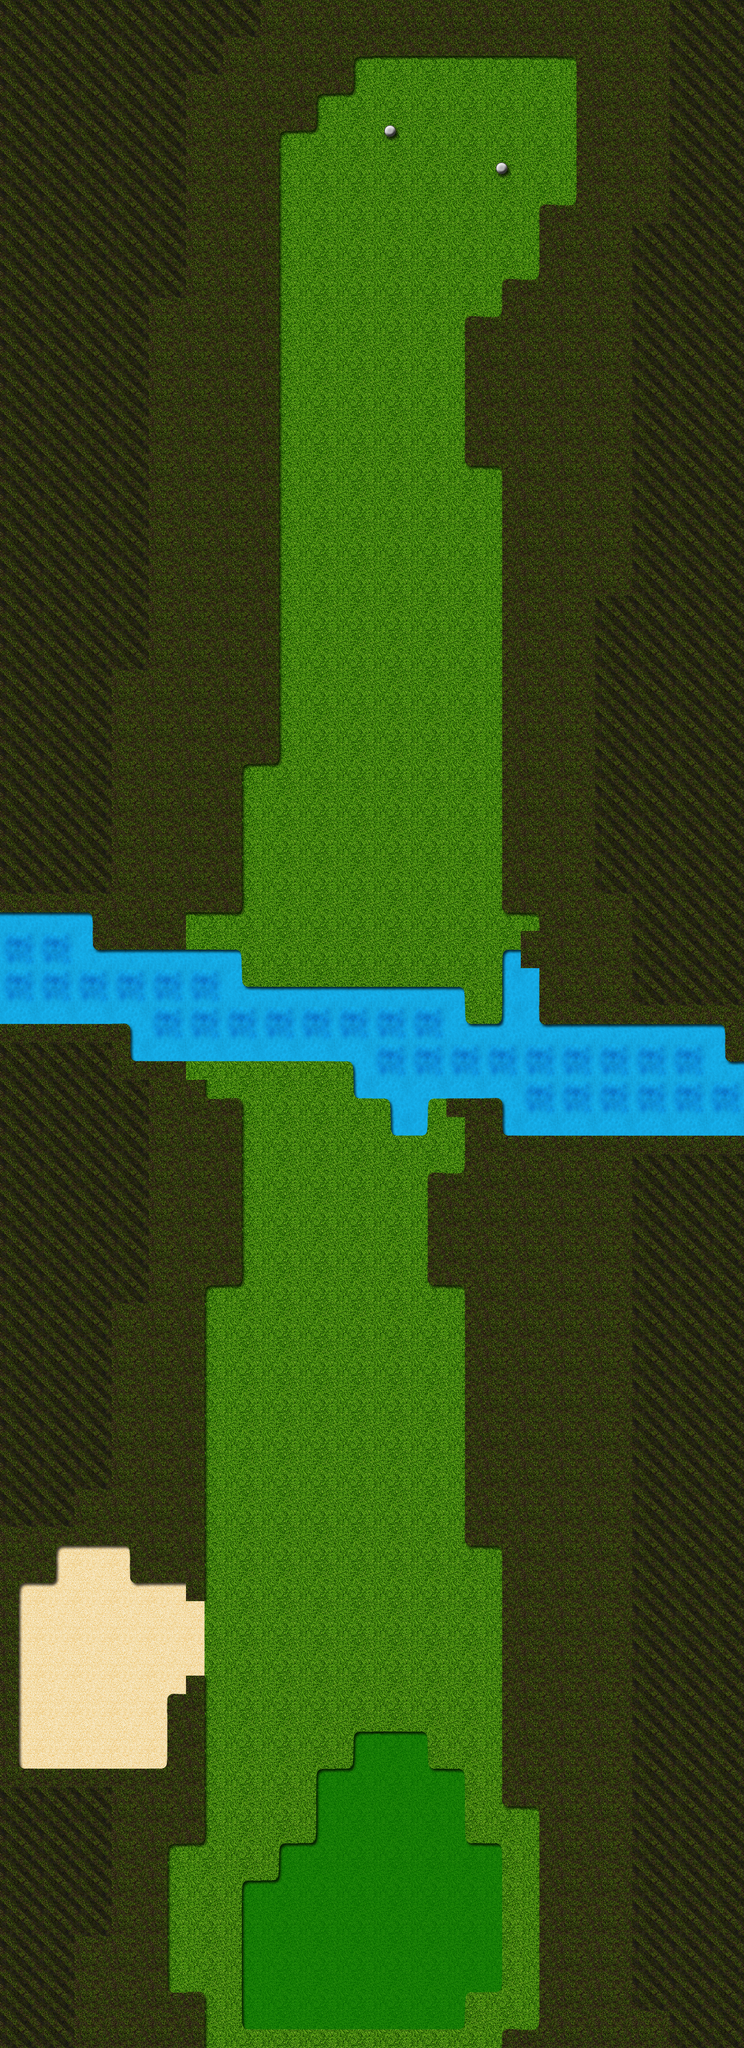

A level layout from a 2D game, rendered from its tile map. Below: a short description, then the map file with tile-grid data replaced by summaries:
An orthogonal 20x55 tile map with 64x64 px tiles, 1 tile layer (Tile Layer 1), 2 tilesets and 61 objects (Tee, Hole).

<map version="1.0" orientation="orthogonal" width="20" height="55" tilewidth="64" tileheight="64">
 <tileset firstgid="1" name="Golf" tilewidth="64" tileheight="64">
  <image source="tilemap.png" width="1024" height="1024" />
  <terraintypes>
   <terrain name="Rough" tile="0" />
   <terrain name="Fairway" tile="1" />
   <terrain name="Green" tile="16" />
   <terrain name="Bunker" tile="17" />
   <terrain name="Water" tile="19" />
  </terraintypes>
  <tile id="0" terrain="0,0,0,0" />
  <tile id="1" terrain="1,1,1,1" />
  <tile id="4" terrain="1,2,1,2" />
  <tile id="5" terrain="2,1,2,1" />
  <tile id="6" terrain="1,1,1,2" />
  <tile id="7" terrain="1,1,2,1" />
  <tile id="16" terrain="2,2,2,2" />
  <tile id="17" terrain="3,3,3,3" />
  <tile id="19" terrain="4,4,4,4" />
  <tile id="20" terrain="2,2,1,1" />
  <tile id="21" terrain="1,1,2,2" />
  <tile id="22" terrain="1,2,1,1" />
  <tile id="23" terrain="2,1,1,1" />
  <tile id="32" terrain="1,1,1,3" />
  <tile id="33" terrain="1,1,3,1" />
  <tile id="34" terrain="3,3,3,1" />
  <tile id="35" terrain="3,3,1,3" />
  <tile id="44" terrain="1,3,1,3" />
  <tile id="45" terrain="3,1,3,1" />
  <tile id="46" terrain="1,1,1,4" />
  <tile id="47" terrain="1,1,4,1" />
  <tile id="48" terrain="1,3,1,1" />
  <tile id="49" terrain="3,1,1,1" />
  <tile id="50" terrain="3,1,3,3" />
  <tile id="51" terrain="1,3,3,3" />
  <tile id="60" terrain="3,3,1,1" />
  <tile id="61" terrain="1,1,3,3" />
  <tile id="62" terrain="1,4,1,1" />
  <tile id="63" terrain="4,1,1,1" />
  <tile id="64" terrain="4,4,4,1" />
  <tile id="65" terrain="4,4,1,4" />
  <tile id="74" terrain="1,4,1,4" />
  <tile id="75" terrain="4,1,4,1" />
  <tile id="76" terrain="0,0,0,1" />
  <tile id="77" terrain="0,0,1,0" />
  <tile id="78" terrain="1,1,1,0" />
  <tile id="79" terrain="1,1,0,1" />
  <tile id="80" terrain="4,1,4,4" />
  <tile id="81" terrain="1,4,4,4" />
  <tile id="90" terrain="4,4,1,1" />
  <tile id="91" terrain="1,1,4,4" />
  <tile id="92" terrain="0,1,0,0" />
  <tile id="93" terrain="1,0,0,0" />
  <tile id="94" terrain="1,0,1,1" />
  <tile id="95" terrain="0,1,1,1" />
  <tile id="104" terrain="0,1,0,1" />
  <tile id="105" terrain="1,0,1,0" />
  <tile id="106" terrain="3,3,3,0" />
  <tile id="107" terrain="3,3,0,3" />
  <tile id="108" terrain="0,0,0,3" />
  <tile id="109" terrain="0,0,3,0" />
  <tile id="120" terrain="1,1,0,0" />
  <tile id="121" terrain="0,0,1,1" />
  <tile id="122" terrain="3,0,3,3" />
  <tile id="123" terrain="0,3,3,3" />
  <tile id="124" terrain="0,3,0,0" />
  <tile id="125" terrain="3,0,0,0" />
  <tile id="134" terrain="0,3,0,3" />
  <tile id="135" terrain="3,0,3,0" />
  <tile id="136" terrain="0,0,0,4" />
  <tile id="137" terrain="0,0,4,0" />
  <tile id="138" terrain="4,4,4,0" />
  <tile id="139" terrain="4,4,0,4" />
  <tile id="150" terrain="3,3,0,0" />
  <tile id="151" terrain="0,0,3,3" />
  <tile id="152" terrain="0,4,0,0" />
  <tile id="153" terrain="4,0,0,0" />
  <tile id="154" terrain="4,0,4,4" />
  <tile id="155" terrain="0,4,4,4" />
  <tile id="164" terrain="0,4,0,4" />
  <tile id="165" terrain="4,0,4,0" />
  <tile id="166" terrain="2,2,2,1" />
  <tile id="167" terrain="2,2,1,2" />
  <tile id="180" terrain="4,4,0,0" />
  <tile id="181" terrain="0,0,4,4" />
  <tile id="182" terrain="2,1,2,2" />
  <tile id="183" terrain="1,2,2,2" />
 </tileset>
 <tileset firstgid="257" name="Trees" tilewidth="256" tileheight="256">
  <image source="tree_tiles.png" width="512" height="512" />
 </tileset>
 <layer name="Tile Layer 1" width="20" height="55">
  <data>[1100 cells, 1100 non-empty, 59 distinct tile ids]</data>
 </layer>
 <objectgroup name="Object Layer 1" width="20" height="55">
  <object name="Tee" x="754" y="283">
   <ellipse />
  </object>
  <object name="Hole" x="572" y="3382" width="17" height="17">
   <ellipse />
  </object>
 </objectgroup>
 <objectgroup name="Object Layer 2" width="20" height="55">
  <object gid="257" x="27" y="398" />
  <object gid="257" x="-25" y="864" />
  <object gid="257" x="2" y="1334" />
  <object gid="257" x="1078" y="631" />
  <object gid="257" x="972" y="1173" />
  <object gid="257" x="1111" y="1555" />
  <object gid="257" x="1036" y="2331" />
  <object gid="257" x="963" y="2701" />
  <object gid="257" x="733" y="2276" />
  <object gid="257" x="1120" y="3189" />
  <object gid="257" x="1042" y="3537" />
  <object gid="257" x="78" y="2098" />
  <object gid="257" x="66" y="2449" />
  <object gid="257" x="-61" y="3440" />
  <object gid="257" x="39" y="3598" />
  <object gid="257" x="227" y="1164" />
  <object gid="257" x="178" y="792" />
  <object gid="258" x="211" y="670" />
  <object gid="258" x="178" y="180" />
  <object gid="258" x="996" y="337" />
  <object gid="258" x="1036" y="840" />
  <object gid="258" x="1066" y="1352" />
  <object gid="258" x="866" y="1625" />
  <object gid="258" x="1096" y="2176" />
  <object gid="258" x="1063" y="2740" />
  <object gid="258" x="1005" y="3052" />
  <object gid="258" x="984" y="3292" />
  <object gid="258" x="1114" y="3461" />
  <object gid="258" x="-64" y="3286" />
  <object gid="258" x="-37" y="2589" />
  <object gid="258" x="-76" y="2243" />
  <object gid="258" x="24" y="1961" />
  <object gid="258" x="66" y="1495" />
  <object gid="259" x="5" y="1180" />
  <object gid="259" x="75" y="673" />
  <object gid="259" x="-67" y="186" />
  <object gid="259" x="1102" y="440" />
  <object gid="259" x="1078" y="1076" />
  <object gid="259" x="775" y="789" />
  <object gid="259" x="1096" y="2528" />
  <object gid="259" x="927" y="2861" />
  <object gid="259" x="960" y="3504" />
  <object gid="259" x="45" y="3416" />
  <object gid="259" x="-86" y="2725" />
  <object gid="259" x="84" y="2231" />
  <object gid="259" x="-80" y="1567" />
  <object gid="260" x="-64" y="1010" />
  <object gid="260" x="-13" y="622" />
  <object gid="260" x="154" y="1013" />
  <object gid="260" x="-80" y="2419" />
  <object gid="260" x="-28" y="1995" />
  <object gid="260" x="-104" y="3564" />
  <object gid="260" x="857" y="3083" />
  <object gid="260" x="1105" y="2925" />
  <object gid="260" x="933" y="2461" />
  <object gid="260" x="990" y="1728" />
  <object gid="260" x="960" y="1380" />
  <object gid="260" x="1117" y="207" />
  <object gid="260" x="175" y="358" />
 </objectgroup>
</map>
